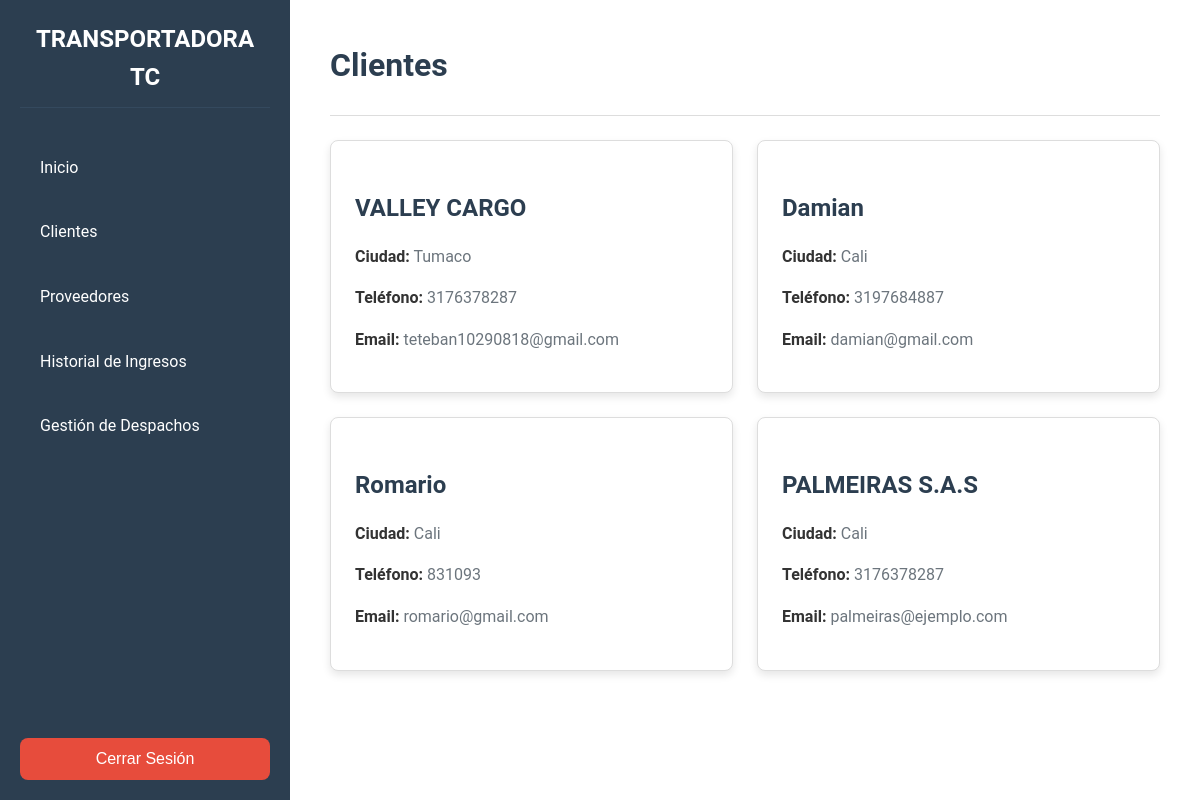
/clientes/, run on an earlier commit of the app's database.
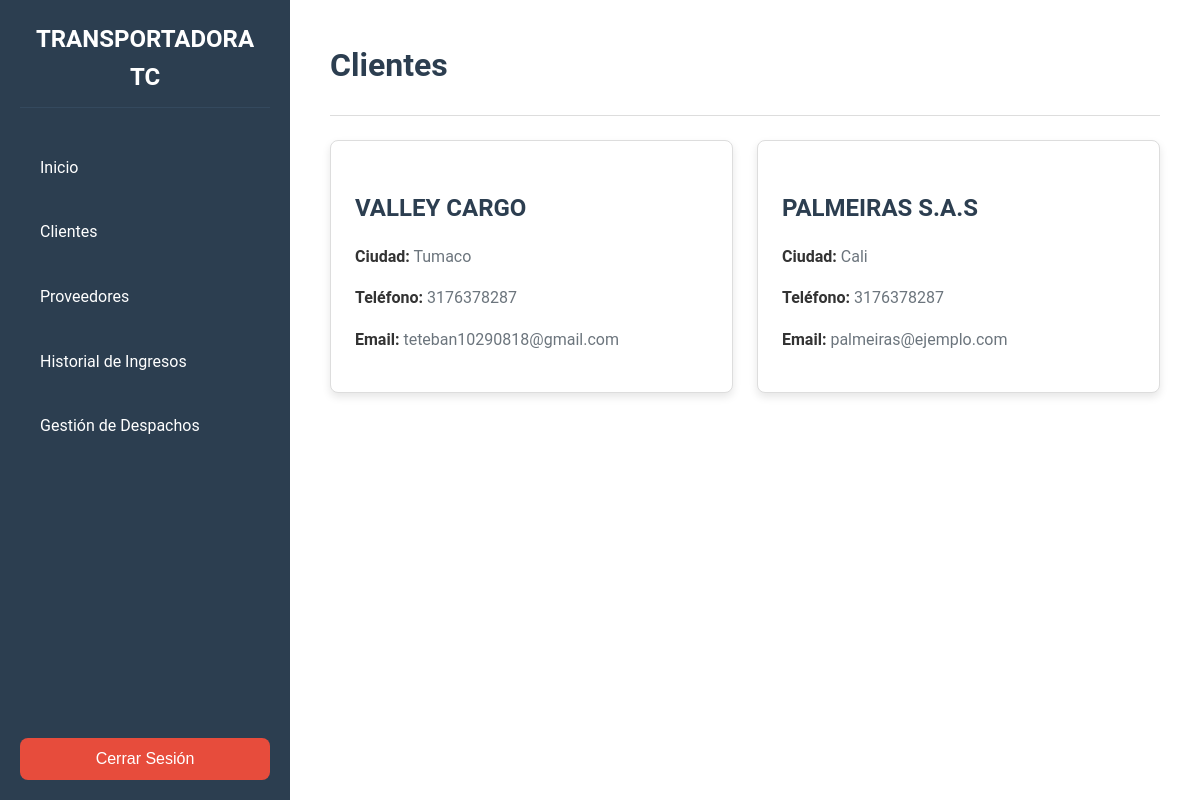
And on a later commit of the database.
### clientes/models.py (models this page shows, shortened)
class Cliente(models.Model):
    nit = models.CharField(max_length=255, default="", unique=True, blank=False)
    nombre = models.CharField(max_length=255, blank=False)
    email = models.EmailField()
    telefono = models.CharField(max_length=15)
    ciudad = models.CharField(max_length=255)
    direccion = models.CharField(max_length=255)
    proveedores = models.ManyToManyField(Proveedor, related_name="clientes", blank=True)
    fecha_creacion = models.DateTimeField(auto_now_add=True)

### clientes/views.py (the view)
# urls.py: path('', views.index, name='clientes'),
def index(request):
    clientes = Cliente.objects.all()
    return render(request, 'clientes/index.html', {'clientes': clientes})

### clientes/templates/clientes/index.html (shortened to what this page needs)
{% extends 'base.html' %}
{% load static %}
{% block content %}
<main class="main-content">
    <header class="content__header">
        <h1 class="content__title">Clientes</h1>
    </header>
    <hr class="divider">
    <section class="objects__list">
        {% if clientes %}
            <div class="card-grid">
                {% for cliente in clientes %}
                    <article class="card">
                        <div class="card__body">
                            <a href="{% url 'detalle_cliente' cliente.nombre %}">
                                <h1 class="card__title">{{ cliente.nombre }}</h1>
                            </a>
                            <p class="card__text"><strong>Ciudad:</strong> {{ cliente.ciudad }}</p>
                            <p class="card__text"><strong>Teléfono:</strong> {{ cliente.telefono }}</p>
                            <p class="card__text"><strong>Email:</strong> {{ cliente.email }}</p>
                        </div>
                    </article>
                {% endfor %}
            </div>
        {% else %}
            <div class="no-clients">
                <p class="no-clients__message">No hay clientes registrados.</p>
            </div>
        {% endif %}
    </section>
</main>
{% endblock %}

What changed in the data, as far as the page shows it:
removed Cliente: nombre "Damian", ciudad "Cali", telefono "3197684887", email "damian@gmail.com"
removed Cliente: nombre "Romario", ciudad "Cali", telefono "831093", email "romario@gmail.com"
